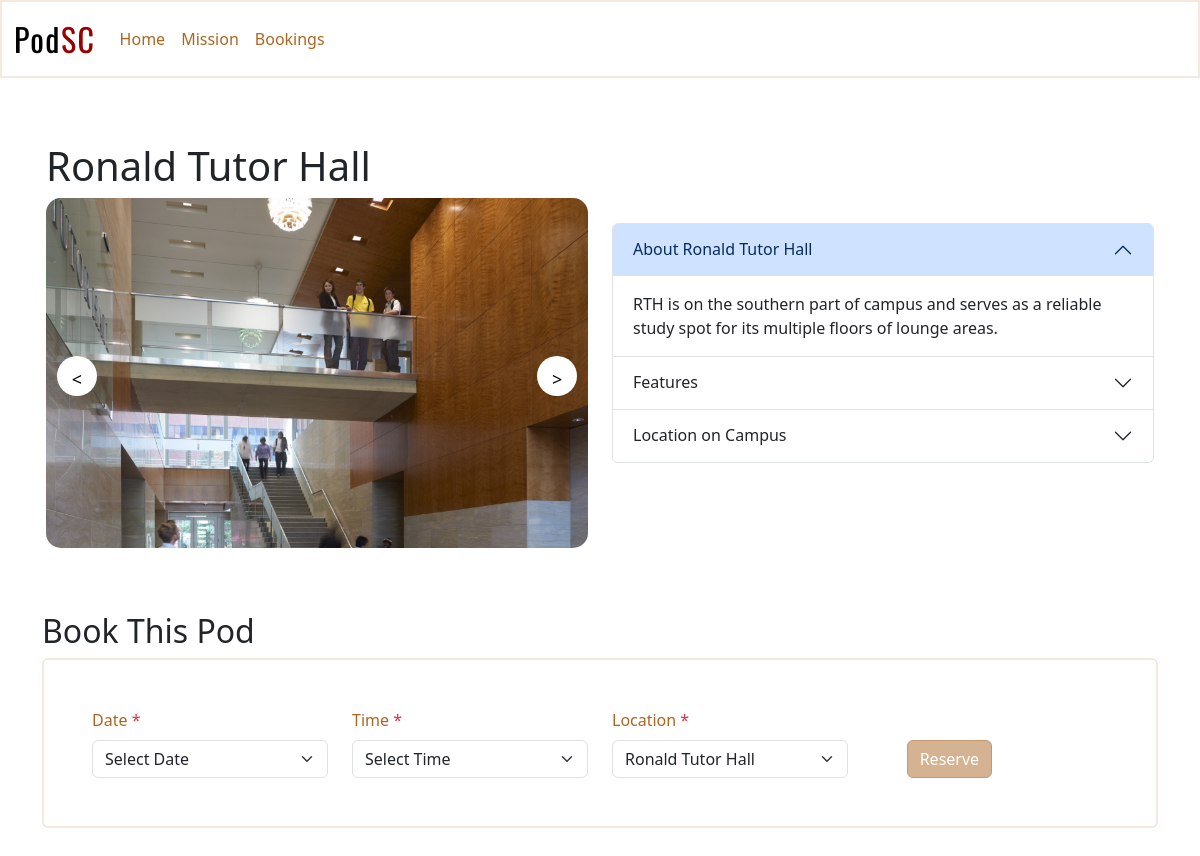
/pod.php?libraryID=2, run on the app's committed database.
### tables this page shows
CREATE TABLE `library` (
  `id` int(11) NOT NULL,
  `libraryName` varchar(255) DEFAULT NULL,
  `numOfPods` int(11) DEFAULT NULL,
  `description` text,
  `location` varchar(255) DEFAULT NULL,
  `libraryFeatures` int(11) DEFAULT NULL,
  `picture` text,
  `picture4` text,
  `picture3` text,
  `picture2` text
);

### pod.php (the view, shortened to what this page needs)
<?php
$host = "304.itpwebdev.com";
$user = "itp460_team3";
$pass = 'u$cItp2023';
$db = 'itp460_team3';
$mysqli = new mysqli($host, $user, $pass, $db);
$sql = "SELECT library.id, libraryName, description, location, feature, picture, picture2, picture3, picture4
            FROM library
              LEFT JOIN library_features
                ON library.libraryFeatures = library_features.id
              LEFT JOIN features
                ON library.libraryFeatures = features.id";
if (isset($_GET['libraryID']) && trim($_GET['libraryID']) != '') {
  $libraryID = $_GET['libraryID'];
  $sql = $sql . " WHERE library.id = $libraryID";
}
$sql = $sql . ";";
$results_library = $mysqli->query($sql);
$libraryName = '';
$description = '';
while ($row = mysqli_fetch_array($results_library)) {
  $libraryName = ($row['libraryName']);
  $description = ($row['description']);
  $picture = ($row['picture']);
}
?>
<!DOCTYPE html>
<html lang="en">
<head>
  <link href="https://cdn.jsdelivr.net/npm/bootstrap@5.3.0-alpha1/dist/css/bootstrap.min.css" rel="stylesheet">
  <link rel="stylesheet" href="/styles.css">
</head>
<body>
  <nav class="navbar navbar-expand-lg primary-container">
    <div class="container-fluid">
      <a class="navbar-brand logo" href="index.php">Pod<span class="logo-USC">SC</span></a>
      <div class="collapse navbar-collapse" id="navbarNav">
        <ul class="navbar-nav">
          <li class="nav-item">
            <a class="nav-link" aria-current="page" href="index.php">Home</a>
          </li>
          <li class="nav-item">
            <a class="nav-link" href="mission.php">Mission</a>
          </li>
          <li class="nav-item">
            <a class="nav-link" href="bookings.php">Bookings</a>
          </li>
        </ul>
      </div>
    </div>
  </nav>
  <main>
    <div class="container mt-5 p-3">
      <h1><?php echo $libraryName ?></h1>
      <div class="row">
        <div class="col-sm-6">
        <div class="slider">
          <div class="slide">
           <img src="images/<?php echo $picture ?>"alt="" />
          </div>
          <button class="btn-slider btn-next">></button>
          <button class="btn-slider btn-prev"><</button>
        </div>
       </div>
        <div class="col-sm-6">
          <div class="accordion" id="accordionExample">
            <div class="accordion-item">
              <h2 class="accordion-header" id="headingOne">
                <button class="accordion-button" type="button" data-bs-toggle="collapse" data-bs-target="#collapseOne" aria-expanded="true" aria-controls="collapseOne">
                  About <?php echo $libraryName ?>
                </button>
              </h2>
              <div id="collapseOne" class="accordion-collapse collapse show" aria-labelledby="headingOne" data-bs-parent="#accordionExample">
                <div class="accordion-body">
                  <?php echo $description ?>
                </div>
              </div>
            </div>
            <div class="accordion-item">
              <h2 class="accordion-header" id="headingTwo">
                <button class="accordion-button collapsed" type="button" data-bs-toggle="collapse" data-bs-target="#collapseTwo" aria-expanded="false" aria-controls="collapseTwo">
                  Features
                </button>
              </h2>
            </div>
            <div class="accordion-item">
              <h2 class="accordion-header" id="headingThree">
                <button class="accordion-button collapsed" type="button" data-bs-toggle="collapse" data-bs-target="#collapseThree" aria-expanded="false" aria-controls="collapseThree">
                  Location on Campus
                </button>
              </h2>
            </div>
          </div>
        </div>
      </div>
    </div>
    <div class="container py-5">
      <h2>Book This Pod</h2>
      <div class="primary-container rounded p-5">
        <form action="book.php" method="POST">
          <div class="row">
            <div class="col-3">
              <label for="select-date" class="form-label">
                Date <span class="text-danger">*</span>
              </label>
              <select class="form-select col-3" id="select-date" name="date" aria-label="Default select example">
                <option value="" selected>Select Date</option>
              </select>
            </div>
            <div class="col-3">
              <label for="select-time" class="form-label">
                Time <span class="text-danger">*</span>
              </label>
              <select class="form-select col-3" id="select-time" name="time" aria-label="Default select example">
                <option value="" selected>Select Time</option>
              </select>
            </div>
            <div class="col-3">
              <label for="select-location" class="form-label">Location <span class="text-danger">*</span>
              </label>
              <select name="libraryID" class="form-select col-3" id="select-location" aria-label="Default select example">
                <option value="<?php echo $libraryID ?>" selected><?php echo $libraryName ?></option>
              </select>
            </div>
            <div class="col-2" id="search-btn-div">
              <button type="submit" class="btn bottom btn-primary">Reserve</button>
            </div>
          </div>
        </form>
      </div>
    </div>
  </main>
</body>
</html>

### styles.css (style rules this page uses)
:root { --primary-text: #824101; --secondary-text: #ac6620; --primary-container-border: ##f4e9dc; --misc-primary: #d5b392; --misc-primary-border:#c59a6f; --misc-secondary: #e4c2a3; --misc-secondary-border: #C5A586; --cardinal: #990000; }
.primary-container { background-color: #ffffff; border: 2px solid #f4e9dc; }
#search-btn-div { position:relative; }
.bottom { position: absolute; bottom: 0px; margin-left: 20%; }
img { max-width:100%; max-height:100%; }
a { all: unset; }
.logo { font-size:32px; font-family: 'Oswald', sans-serif; letter-spacing:1.5px; }
.logo-USC { color: var(--cardinal); }
.btn-primary { background-color: var(--misc-primary); border-color: var(--misc-primary-border); }
.nav-link { color: var(--secondary-text); font-weight:500; }
label { color: var(--secondary-text); font-weight:450; }

### pod.php (style rules this page uses)
#accordionExample { padding-top: 25px; }
.slider { width: 100%; max-width: 800px; height: 350px; position: relative; overflow: hidden; border-radius: 15px; }
.slide { width: 100%; max-width: 800px; height: 350px; position: absolute; transition: all 0.5s; }
.slide img { width: 100%; height: 100%; object-fit: cover; }
.btn-slider { position: absolute; width: 40px; height: 40px; padding: 10px; border: none; border-radius: 50%; z-index: 10px; cursor: pointer; background-color: #fff; font-size: 18px; }
.btn-prev { top: 45%; left: 2%; }
.btn-next { top: 45%; right: 2%; }

### data on the page
library: libraryName "Ronald Tutor Hall", picture (picture), description "RTH is on the southern part of campus and serves as a reliable study spot for its multiple floors of lounge areas.", libraryID "Ronald Tutor Hall"
